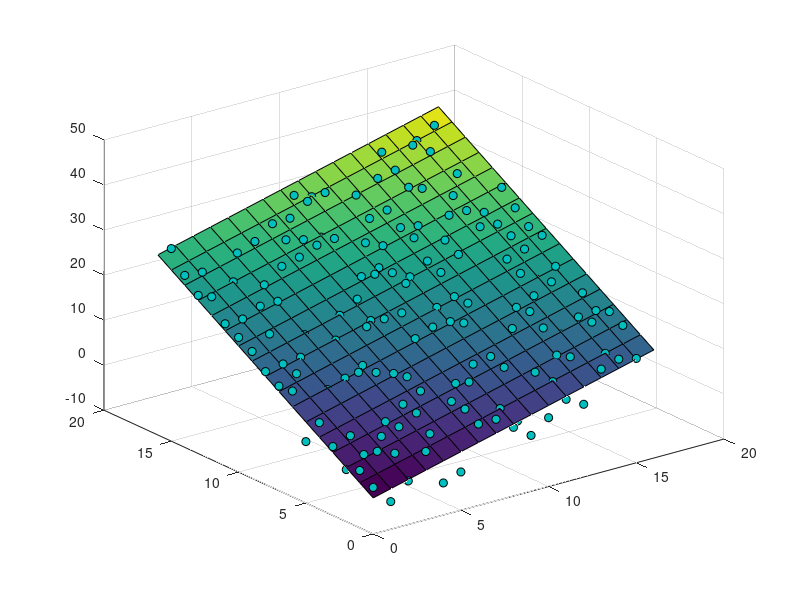

Reproduce this figure in MATLAB.
% svd fitting plane data
x = 0:16;
y = x;

% grid: Mesh(i,j), i->y_index, j_x_index
[X, Y] = meshgrid(x,y);

% standard data
Z_stan = X + 2*Y-2;
% raw data , to be fitting
Z_raw = Z_stan + (rand(size(Z_stan))-0.5)*10;

% get error point list
p_list = zeros(3,16*16);

for i=1:16
    for j=1:16
        p_list(:,i*16+j-16)=[x(i),y(j),Z_raw(j,i)]';
    end
end

% svd data
[U,S,V]=svd(p_list);

% consider the least singular value
a = U(1,3);
b = U(2,3);
c = U(3,3);

% calculate d value: ax+by+cz+d=0
d = -mean(a*X+b*Y+c*Z_raw, 'all');

% error between guess formula data and standard data
Z_guess = -(a/c)*X-(b/c)*Y-d/c;

Z_error = Z_stan - Z_guess;

mean(Z_error, 'all')

figure(1);
surf(X,Y,Z_stan);

hold on;
scatter3(p_list(1,:),p_list(2,:),p_list(3,:),'MarkerEdgeColor','k','MarkerFaceColor',[0 .75 .75])